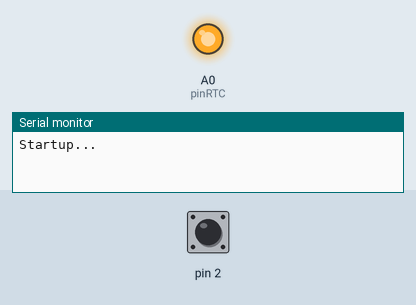
Recording of a sketch running on a simulated Arduino Uno, built with avr-gcc and run on an emulated ATmega328P. Parts: output pins drawn as LEDs (lit = HIGH), the last lines printed to the serial monitor. Dashed ring = blinking. Inputs (shaded band) come from the test bench; at power-on: pin 2 HIGH. Sleep ends after the set time or at an interrupt; the local clock reads 2024-03-15 10:24:30 at power-on unless the sketch sets it; the sensor or clock chip raises its interrupt line as the real part does.

Above: at 0.4 s.
At 2.75 s:
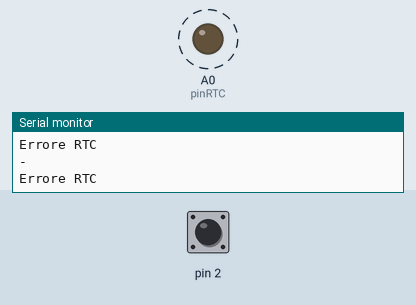
Timing chart, 0 to 3.2 s (numbered marks = the images above):
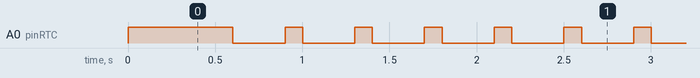

Measured:
- by itself, A0 (pinRTC): alternates HIGH for 0.10 s and LOW for 0.30 s

The sketch:

sketch_dec22b.ino
```cpp
#include <avr/sleep.h>
#include <DS3232RTC.h> //http://github.com/JChristensen/DS3232RTC
#include <Time.h> //http://www.arduino.cc/playground/Code/Time
#include <Wire.h> //http://arduino.cc/en/Reference/Wire (included with Arduino IDE)

// Pin per l'accensione del modulo RTC
int const pinRTC = A0;

void setup()
{
// Power for RTC from Arduino PIN to RTC VCC
pinMode(pinRTC, OUTPUT);
digitalWrite(pinRTC, HIGH);
Serial.begin(9600);
Serial.println("Startup...");
delay(100);
// Set Alarm2 every minute
RTC.setAlarm(ALM1_EVERY_SECOND, 00, 00, 00, (dowSunday | dowMonday | dowTuesday | dowWednesday | dowThursday | dowFriday | dowSaturday));
//RTC.alarmInterrupt(ALARM_2, true); //assert the INT pin when Alarm2 occurs.
RTC.squareWave(SQWAVE_NONE);
RTC.alarmInterrupt(ALARM_1, true);
delay(100);
}

void wakeUp()
{
  sleep_disable();
}


void loop()
{
// Allow wake up pin to trigger interrupt on low.
attachInterrupt(0, wakeUp, FALLING);
// Enter power down state with ADC and BOD module disabled.
// Wake up when wake up pin is low.
  set_sleep_mode(SLEEP_MODE_PWR_DOWN);   // Здесь устанавливается режим сна

  sleep_enable();                        // Включаем sleep-бит в регистре mcucr. Теперь возможен слип
  //byte adcsra_save = ADCSRA;//запоминаем режим работы ацп
  //ADCSRA = 0;

  sleep_cpu();
  sleep_mode();                          // Здесь устройство перейдет в режим сна!!!
  // -----------------------------------------------ПОСЛЕ ПРОСЫПАНИЯ ВЫПОЛНЕНИЕ КОДА ПРОДОЛЖИТСЯ ОТСЮДА!!!


  //ADCSRA = adcsra_save;
// Disable external pin interrupt on wake up pin.
//detachInterrupt(0);

if (RTC.alarm(ALARM_2))
{
Serial.println("Alarm fired!");
}
else
{
Serial.println("-");
}

delay (100);

// Turn on VCC on RTC from out pin arduino
digitalWrite(pinRTC, HIGH);
// date and time
tmElements_t tm;
if (RTC.read(tm) == 0) // Se la lettura è avvenuta correttamente tramite I2C
{
Serial.print(tm.Day, DEC);
Serial.print('/');
Serial.print(tm.Month, DEC);
Serial.print('/');
Serial.print(tm.Year, DEC);
Serial.print(' ');
Serial.print(tm.Hour, DEC);
Serial.print(':');
Serial.print(tm.Minute, DEC);
Serial.print(':');
Serial.println(tm.Second, DEC);
}
else
{
Serial.println("Errore RTC");
}
delay(100);
// Spengo il modulo RTC
digitalWrite(pinRTC, LOW);

}
```
